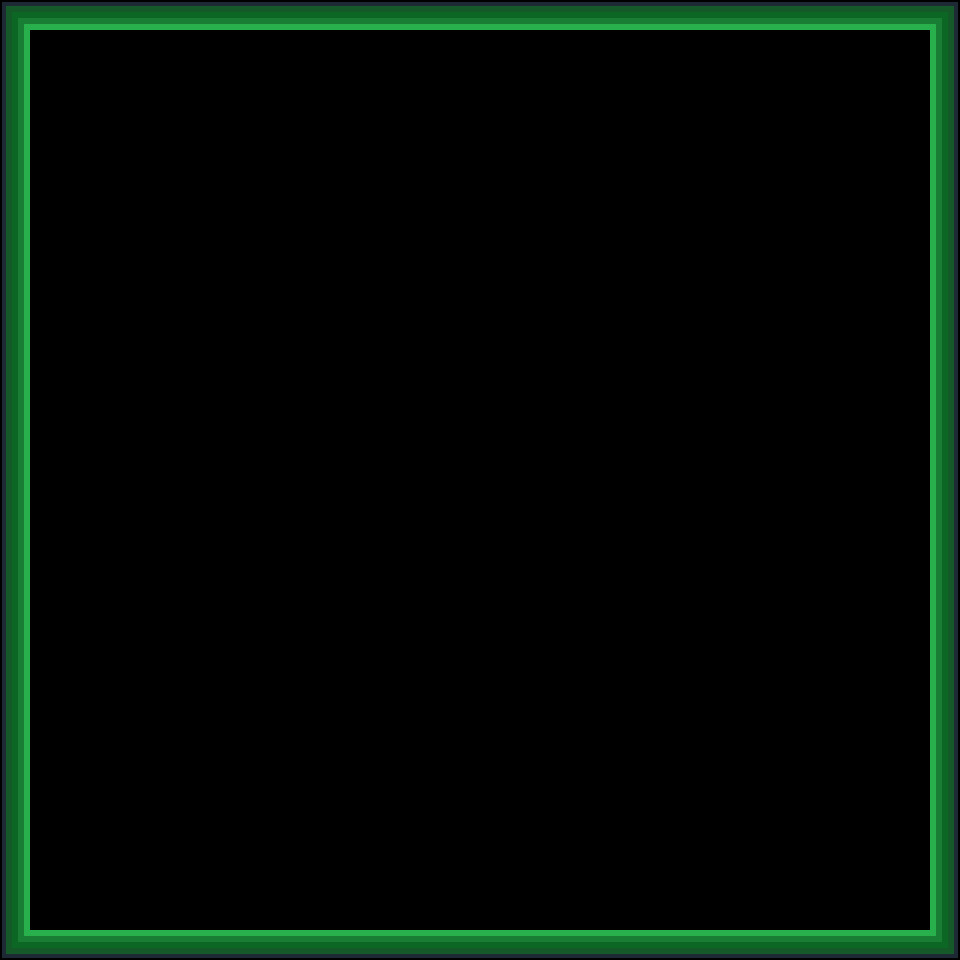

A 2D game scene composited from a Tiled map and its tileset images. What follows is a short description and the map's XML, with every tile layer's data as written:
An orthogonal 30x30 tile map with 32x32 px tiles, 1 tile layer (tubos).

<map version="1.8" tiledversion="1.8.5" orientation="orthogonal" renderorder="right-down" width="30" height="30" tilewidth="32" tileheight="32" infinite="0" nextlayerid="3" nextobjectid="1">
 <editorsettings>
  <export format="json" />
 </editorsettings>
 <tileset firstgid="1" name="tubos" tilewidth="32" tileheight="32" tilecount="80" columns="10">
  <image source="tubos.png" width="320" height="256" />
  <tile id="0">
   <properties>
    <property name="solido" type="bool" value="true" />
   </properties>
  </tile>
  <tile id="1">
   <properties>
    <property name="solido" type="bool" value="true" />
   </properties>
  </tile>
  <tile id="2">
   <properties>
    <property name="solido" type="bool" value="true" />
   </properties>
  </tile>
  <tile id="3">
   <properties>
    <property name="solido" type="bool" value="true" />
   </properties>
  </tile>
  <tile id="4">
   <properties>
    <property name="solido" type="bool" value="true" />
   </properties>
  </tile>
  <tile id="5">
   <properties>
    <property name="solido" type="bool" value="true" />
   </properties>
  </tile>
  <tile id="10">
   <properties>
    <property name="solido" type="bool" value="true" />
   </properties>
  </tile>
  <tile id="11">
   <properties>
    <property name="solido" type="bool" value="true" />
   </properties>
  </tile>
  <tile id="12">
   <properties>
    <property name="solido" type="bool" value="true" />
   </properties>
  </tile>
  <tile id="13">
   <properties>
    <property name="solido" type="bool" value="true" />
   </properties>
  </tile>
  <tile id="14">
   <properties>
    <property name="solido" type="bool" value="true" />
   </properties>
  </tile>
  <tile id="15">
   <properties>
    <property name="solido" type="bool" value="true" />
   </properties>
  </tile>
  <tile id="20">
   <properties>
    <property name="solido" type="bool" value="true" />
   </properties>
  </tile>
  <tile id="21">
   <properties>
    <property name="solido" type="bool" value="true" />
   </properties>
  </tile>
  <tile id="22">
   <properties>
    <property name="solido" type="bool" value="true" />
   </properties>
  </tile>
  <tile id="23">
   <properties>
    <property name="solido" type="bool" value="true" />
   </properties>
  </tile>
  <tile id="24">
   <properties>
    <property name="solido" type="bool" value="true" />
   </properties>
  </tile>
  <tile id="25">
   <properties>
    <property name="solido" type="bool" value="true" />
   </properties>
  </tile>
  <tile id="30">
   <properties>
    <property name="solido" type="bool" value="true" />
   </properties>
  </tile>
  <tile id="31">
   <properties>
    <property name="solido" type="bool" value="true" />
   </properties>
  </tile>
  <tile id="32">
   <properties>
    <property name="solido" type="bool" value="true" />
   </properties>
  </tile>
  <tile id="33">
   <properties>
    <property name="solido" type="bool" value="true" />
   </properties>
  </tile>
  <tile id="34">
   <properties>
    <property name="solido" type="bool" value="true" />
   </properties>
  </tile>
  <tile id="35">
   <properties>
    <property name="solido" type="bool" value="true" />
   </properties>
  </tile>
  <tile id="40">
   <properties>
    <property name="solido" type="bool" value="true" />
   </properties>
  </tile>
  <tile id="41">
   <properties>
    <property name="solido" type="bool" value="true" />
   </properties>
  </tile>
  <tile id="42">
   <properties>
    <property name="solido" type="bool" value="true" />
   </properties>
  </tile>
  <tile id="43">
   <properties>
    <property name="solido" type="bool" value="true" />
   </properties>
  </tile>
  <tile id="44">
   <properties>
    <property name="solido" type="bool" value="true" />
   </properties>
  </tile>
  <tile id="45">
   <properties>
    <property name="solido" type="bool" value="true" />
   </properties>
  </tile>
  <tile id="50">
   <properties>
    <property name="solido" type="bool" value="true" />
   </properties>
  </tile>
  <tile id="51">
   <properties>
    <property name="solido" type="bool" value="true" />
   </properties>
  </tile>
  <tile id="52">
   <properties>
    <property name="solido" type="bool" value="true" />
   </properties>
  </tile>
  <tile id="53">
   <properties>
    <property name="solido" type="bool" value="true" />
   </properties>
  </tile>
  <tile id="54">
   <properties>
    <property name="solido" type="bool" value="true" />
   </properties>
  </tile>
  <tile id="55">
   <properties>
    <property name="solido" type="bool" value="true" />
   </properties>
  </tile>
  <tile id="60">
   <properties>
    <property name="solido" type="bool" value="true" />
   </properties>
  </tile>
  <tile id="61">
   <properties>
    <property name="solido" type="bool" value="true" />
   </properties>
  </tile>
  <tile id="62">
   <properties>
    <property name="solido" type="bool" value="true" />
   </properties>
  </tile>
  <tile id="63">
   <properties>
    <property name="solido" type="bool" value="true" />
   </properties>
  </tile>
  <tile id="64">
   <properties>
    <property name="solido" type="bool" value="true" />
   </properties>
  </tile>
  <tile id="65">
   <properties>
    <property name="solido" type="bool" value="true" />
   </properties>
  </tile>
 </tileset>
 <layer id="1" name="tubos" width="30" height="30">
  <data encoding="csv">
1,2,2,2,2,2,2,2,2,2,2,2,2,2,2,2,2,2,2,2,2,2,2,2,2,2,2,2,2,3,
11,0,0,0,0,0,0,0,0,0,0,0,0,0,0,0,0,0,0,0,0,0,0,0,0,0,0,0,0,13,
11,0,0,0,0,0,0,0,0,0,0,0,0,0,0,0,0,0,0,0,0,0,0,0,0,0,0,0,0,13,
11,0,0,0,0,0,0,0,0,0,0,0,0,0,0,0,0,0,0,0,0,0,0,0,0,0,0,0,0,13,
11,0,0,0,0,0,0,0,0,0,0,0,0,0,0,0,0,0,0,0,0,0,0,0,0,0,0,0,0,13,
11,0,0,0,0,0,0,0,0,0,0,0,0,0,0,0,0,0,0,0,0,0,0,0,0,0,0,0,0,13,
11,0,0,0,0,0,0,0,0,0,0,0,0,0,0,0,0,0,0,0,0,0,0,0,0,0,0,0,0,13,
11,0,0,0,0,0,0,0,0,0,0,0,0,0,0,0,0,0,0,0,0,0,0,0,0,0,0,0,0,13,
11,0,0,0,0,0,0,0,0,0,0,0,0,0,0,0,0,0,0,0,0,0,0,0,0,0,0,0,0,13,
11,0,0,0,0,0,0,0,0,0,0,0,0,0,0,0,0,0,0,0,0,0,0,0,0,0,0,0,0,13,
11,0,0,0,0,0,0,0,0,0,0,0,0,0,0,0,0,0,0,0,0,0,0,0,0,0,0,0,0,13,
11,0,0,0,0,0,0,0,0,0,0,0,0,0,0,0,0,0,0,0,0,0,0,0,0,0,0,0,0,13,
11,0,0,0,0,0,0,0,0,0,0,0,0,0,0,0,0,0,0,0,0,0,0,0,0,0,0,0,0,13,
11,0,0,0,0,0,0,0,0,0,0,0,0,0,0,0,0,0,0,0,0,0,0,0,0,0,0,0,0,13,
11,0,0,0,0,0,0,0,0,0,0,0,0,0,0,0,0,0,0,0,0,0,0,0,0,0,0,0,0,13,
11,0,0,0,0,0,0,0,0,0,0,0,0,0,0,0,0,0,0,0,0,0,0,0,0,0,0,0,0,13,
11,0,0,0,0,0,0,0,0,0,0,0,0,0,0,0,0,0,0,0,0,0,0,0,0,0,0,0,0,13,
11,0,0,0,0,0,0,0,0,0,0,0,0,0,0,0,0,0,0,0,0,0,0,0,0,0,0,0,0,13,
11,0,0,0,0,0,0,0,0,0,0,0,0,0,0,0,0,0,0,0,0,0,0,0,0,0,0,0,0,13,
11,0,0,0,0,0,0,0,0,0,0,0,0,0,0,0,0,0,0,0,0,0,0,0,0,0,0,0,0,13,
11,0,0,0,0,0,0,0,0,0,0,0,0,0,0,0,0,0,0,0,0,0,0,0,0,0,0,0,0,13,
11,0,0,0,0,0,0,0,0,0,0,0,0,0,0,0,0,0,0,0,0,0,0,0,0,0,0,0,0,13,
11,0,0,0,0,0,0,0,0,0,0,0,0,0,0,0,0,0,0,0,0,0,0,0,0,0,0,0,0,13,
11,0,0,0,0,0,0,0,0,0,0,0,0,0,0,0,0,0,0,0,0,0,0,0,0,0,0,0,0,13,
11,0,0,0,0,0,0,0,0,0,0,0,0,0,0,0,0,0,0,0,0,0,0,0,0,0,0,0,0,13,
11,0,0,0,0,0,0,0,0,0,0,0,0,0,0,0,0,0,0,0,0,0,0,0,0,0,0,0,0,13,
11,0,0,0,0,0,0,0,0,0,0,0,0,0,0,0,0,0,0,0,0,0,0,0,0,0,0,0,0,13,
11,0,0,0,0,0,0,0,0,0,0,0,0,0,0,0,0,0,0,0,0,0,0,0,0,0,0,0,0,13,
11,0,0,0,0,0,0,0,0,0,0,0,0,0,0,0,0,0,0,0,0,0,0,0,0,0,0,0,0,13,
21,22,22,22,22,22,22,22,22,22,22,22,22,22,22,22,22,22,22,22,22,22,22,22,22,22,22,22,22,23
</data>
 </layer>
 <objectgroup id="2" name="Capa de Objetos 1" />
</map>
